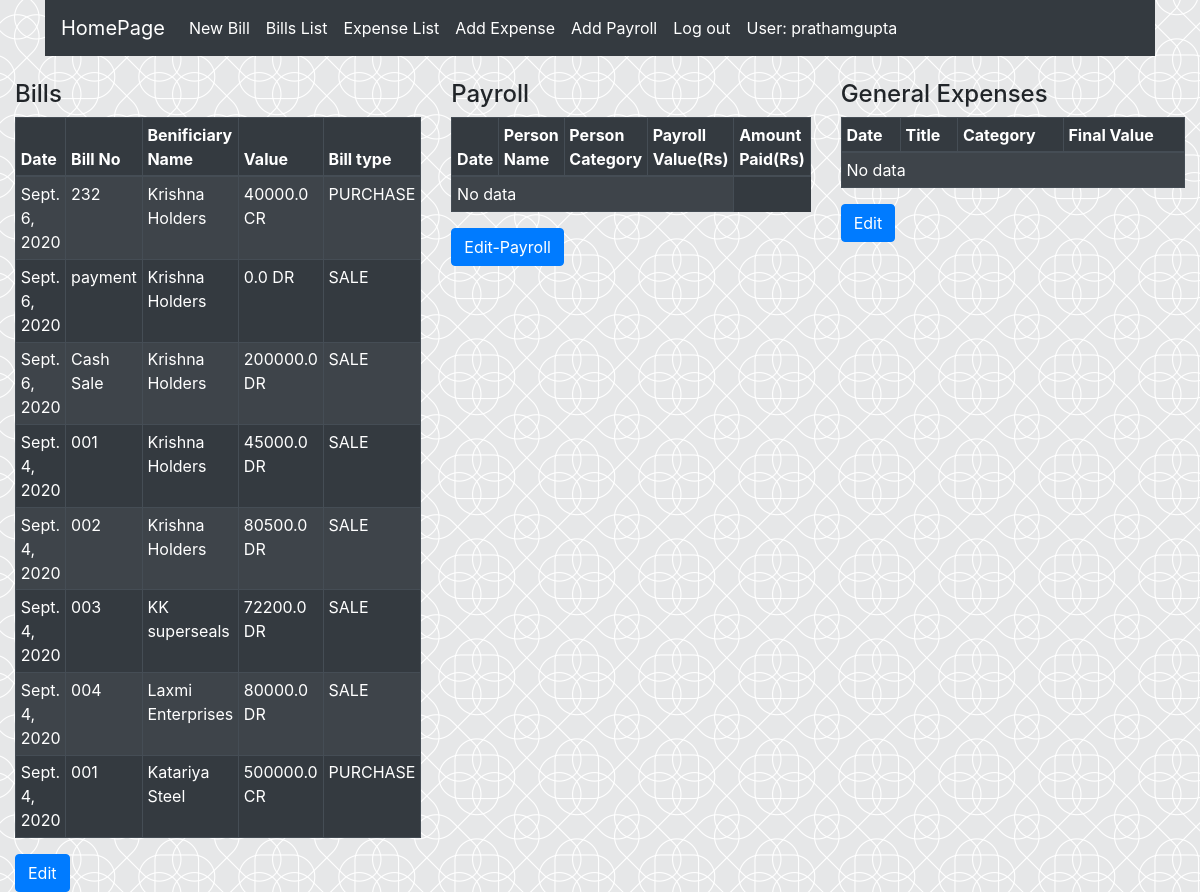
The app's page /home/ (signed in) with its own data.
### manager_app/models.py (models this page shows, shortened)
class DefaultExpenseModel(models.Model):
    PAYMENT_TYPES = [('CR','CREDIT'),
                    ('DR','DEBIT')]
    author = models.ForeignKey('auth.User',on_delete = models.SET_NULL,null=True)
    title = models.CharField(max_length=100,blank=True,null=True)
    date_added = models.DateField()
    final_value = models.DecimalField(default=0,null=True,decimal_places=1,max_digits=20)
    paid_value = models.DecimalField(default=0,decimal_places=1,max_digits=20)
    is_paid = models.BooleanField(default=False)
    payment_method = models.ForeignKey(Payment_Method, on_delete = models.CASCADE)
    payment_type = models.CharField(blank=True,null=True,max_length=2,choices=PAYMENT_TYPES)
    objects = models.Manager()
    my_query = GeneralManager()
    payment_update_date = models.DateField(blank=True,null=True)
    class Meta:
        abstract = True

class Bill(DefaultExpenseModel):
    app_label = 'manager_app'
    bill_category = models.ForeignKey(BillCategory,on_delete=models.CASCADE,related_name='bill_category_rel')
    firm_name = models.ForeignKey(Add_Firm,on_delete=models.CASCADE)
    benificiary_name = models.ForeignKey(Add_benificiary_name,on_delete=models.CASCADE,related_name='benificiary_bill')
    class Meta:
        verbose_name_plural = "->Bills"
        ordering = ['-date_added']
    def bill_no(self):
        return str(self.title)
    bill_no.short_description = 'Bill No.'
    def tag_final_value(self):
        if self.payment_type=="CR":
            bill_amount_status = "DR"
        else:
            bill_amount_status = 'CR'
        return f'{self.final_value} {bill_amount_status}'
    tag_final_value.short_description = 'Bill Value'
    def tag_category(self):
        return f'{self.bill_category}'

class Add_benificiary_name(models.Model):
    Benificiary_Name = models.CharField(max_length=100,unique=True)
    Benificiary_address = models.CharField(max_length=200,blank=True,null=True)
    Benificary_GST_Number  = models.CharField(max_length=25,blank=True,null=True,unique=True)
    Benificiary_AC_number = models.DecimalField(default=0000000000,decimal_places=0,max_digits=20,null=True)
    Benificiary_Bank = models.CharField(max_length=100)
    Benificiary_ph_no = models.DecimalField(decimal_places=0,max_digits=10)
    balance = models.DecimalField(max_digits=20,decimal_places=0,null=True)
    def __str__(self):
        return self.Benificiary_Name
    class Meta:
        verbose_name_plural = "5. Benificiary Names"
    def tag_balance(self):
        if self.balance >=0:
            status = "DR"
        else:
            status = 'CR'
        return f"{self.balance} {status}"
    tag_balance.short_description = 'Total Balance'

class BillCategory(models.Model):
    CATEGORIES = [('SL','SALE'),
                ('PR','PURCHASE')]
    bill_type = models.CharField(max_length=2,choices=CATEGORIES)
    class Meta:
        verbose_name_plural = "-> Bill Category"
    def __str__(self):
        return self.get_bill_type_display()

### manager_app/views.py (the view)
# urls.py: url(r'^home/$',views.HomeView.as_view(),name='home'),
class HomeView(LRM,TemplateView):
    login_url = '/login/'
    template_name = 'home.html'
    def get_context_data(self,**kwargs):
        context = super(HomeView,self).get_context_data(**kwargs)
        bills = Bill.my_query.get_queryset()[:20]
        payrolls = Payroll.my_query.get_queryset()[:20]
        expenses = GenericExpense.my_query.get_queryset()[:20]
        context.update({'bills': bills,
                        'payroll':payrolls,
                        'expenses':expenses})
        return context

### manager_app/managers.py (called while the page is built)
    def get_queryset(self):
        return GenericQuerySet(self.model, using=self._db)

### manager_app/templates/manager_app/home.html
{% extends "manager_app/base.html" %}
{% block content %}
<div class='row'>
    <div class='col'>
        <h4>Bills</h4>
        <table class="table table-bordered table-striped table-dark table-hover table-sm">
            <thead>
                <tr>
                    <th scope="col">Date</th>
                    <th scope="col">Bill No</th>
                    <th scope="col">Benificiary Name</th>
                    <th scope="col">Value</th>
                    <th scope="col">Bill type</th>
                </tr>
            </thead>
            <tbody>
                {% for bill in bills %}
                <tr>
                     <td>{{ bill.date_added|date }}</td>
                        <td>{{ bill.title }}</td>
                        <td>{{ bill.benificiary_name }}</td>
                        <td>{{ bill.tag_final_value }}</td>
                        <td>{{ bill.tag_category }}</td>
                </tr>
                {% empty %}
                      <tr>
                          <td colspan="4">No data</td>
                      </tr>
                {% endfor %}
            </tbody>
        </table>
        <a href="/admin_access/manager_app/bill/" class="btn btn-primary">Edit</a>
    </div>
    <div class='col'>
        <h4>Payroll</h4>
        <table class="table table-bordered table-striped table-dark table-hover table-sm">
            <thead>
                <tr>
                    <th scope="col">Date</th>
                    <th scope="col">Person Name</th>
                    <th scope="col">Person Category</th>
                    <th scope="col">Payroll Value(Rs)</th>
                    <th scope="col">Amount Paid(Rs)</th>
                </tr>
            </thead>
            <tbody>
                {% for bill in payroll %}
                <tr>
                     <td>{{ bill.date_added|date }}</td>
                        <td>{{ bill.person }}</td>
                        <td>{{ bill.category }}</td>
                        <td>{{ bill.final_value }}</td>
                        <td>{{ bill.paid_value }}</td>
                </tr>
                {% empty %}
                      <tr>
                          <td colspan="4">No data</td>
                      </tr>
                {% endfor %}
            </tbody>
        </table>
        <a href="/admin_access/manager_app/payroll/" class="btn btn-primary">Edit-Payroll</a>
    </div>
    <div class='col'>
        <h4>General Expenses</h4>
        <table class="table table-bordered table-striped table-dark table-hover table-sm">
            <thead>
                <tr>
                    <th scope="col">Date</th>
                    <th scope="col">Title</th>
                    <th scope="col">Category</th>
                    <th scope="col">Final Value</th>
                </tr>
            </thead>
            <tbody>
                {% for bill in expenses %}
                <tr>
                     <td>{{ bill.date_added|date }}</td>
                        <td>{{ bill.title }}</td>
                        <td>{{ bill.category }}</td>
                        <td>{{ bill.final_value }}</td>
                </tr>
                {% empty %}
                      <tr>
                          <td colspan="4">No data</td>
                      </tr>
                {% endfor %}
            </tbody>
        </table>
        <a href="/admin_access/manager_app/genericexpense/" class="btn btn-primary">Edit</a>
    </div>
    </div>
{% endblock %}

### manager_app/templates/manager_app/base.html (shortened to what this page needs)
<!doctype html>
{% load static %}
<html lang="en">
  <head>
    <link rel="stylesheet" href="https://stackpath.bootstrapcdn.com/bootstrap/4.5.2/css/bootstrap.min.css">
    <link rel="stylesheet" href="{% static 'css/manager_app.css' %}">
  </head>
  <body>
      <div class = 'container'>
    {% include 'navbar.html' %}
    <br>
  </div>
     <div class="container-fluid">
    {% block content %}
    {% endblock %}
</div>
</body>
</html>

### manager_app/templates/manager_app/navbar.html (shortened to what this page needs)
  <nav class="navbar navbar-expand-lg navbar-dark bg-dark" style="background-color: #e3f2fd;">
       <a class = 'navbar-brand' href="{% url 'manager_app:home' %}">HomePage</a>
      <div class="collapse navbar-collapse" id="navbarNavAltMarkup">
    <div class="navbar-nav">
        {% if user.is_authenticated %}
          <a class="nav-item nav-link active" href="{% url 'manager_app:bill_create' %}" >New Bill</a>
          <a class="nav-item nav-link active" href="{% url 'manager_app:bills_view' %}" >Bills List</a>
          <a class="nav-item nav-link active" href="{% url 'manager_app:expense_list' %}" >Expense List</a>
          <a class="nav-item nav-link active" href="{% url 'manager_app:expense_create' %}" >Add Expense</a>
          <a class="nav-item nav-link active" href="{% url 'manager_app:add_payroll' %}" >Add Payroll</a>
           <a class="nav-item nav-link active"  href="{% url 'logout' %}" >Log out</a>
          <a class="nav-item nav-link active" >User: {{ user.username }}</a>
          {% else %}
       <a class="nav-item nav-link active" href="{% url 'login' %}" ><span class="glyphicon glyphicon-user"></span></a>
        {% endif %}
  </div>
  </div>
</nav>

### manager_app/static/css/manager_app.css (style rules this page uses)
body { background-image: url("/static/images/image2.jpg"); background-repeat: repeat; }

### records on screen
Bill: date_added "Sept. 6, 2020", title "232", benificiary_name "Krishna Holders", tag_final_value "40000.0 CR", tag_category "PURCHASE"
Bill: date_added "Sept. 6, 2020", title "payment", benificiary_name "Krishna Holders", tag_final_value "0.0 DR", tag_category "SALE"
Bill: date_added "Sept. 6, 2020", title "Cash Sale", benificiary_name "Krishna Holders", tag_final_value "200000.0 DR", tag_category "SALE"
Bill: date_added "Sept. 4, 2020", title "001", benificiary_name "Krishna Holders", tag_final_value "45000.0 DR", tag_category "SALE"
Bill: date_added "Sept. 4, 2020", title "002", benificiary_name "Krishna Holders", tag_final_value "80500.0 DR", tag_category "SALE"
Bill: date_added "Sept. 4, 2020", title "003", benificiary_name "KK superseals", tag_final_value "72200.0 DR", tag_category "SALE"
Bill: date_added "Sept. 4, 2020", title "004", benificiary_name "Laxmi Enterprises", tag_final_value "80000.0 DR", tag_category "SALE"
Bill: date_added "Sept. 4, 2020", title "001", benificiary_name "Katariya Steel", tag_final_value "500000.0 CR", tag_category "PURCHASE"

### other values on screen
{{ user.username }} "prathamgupta"
